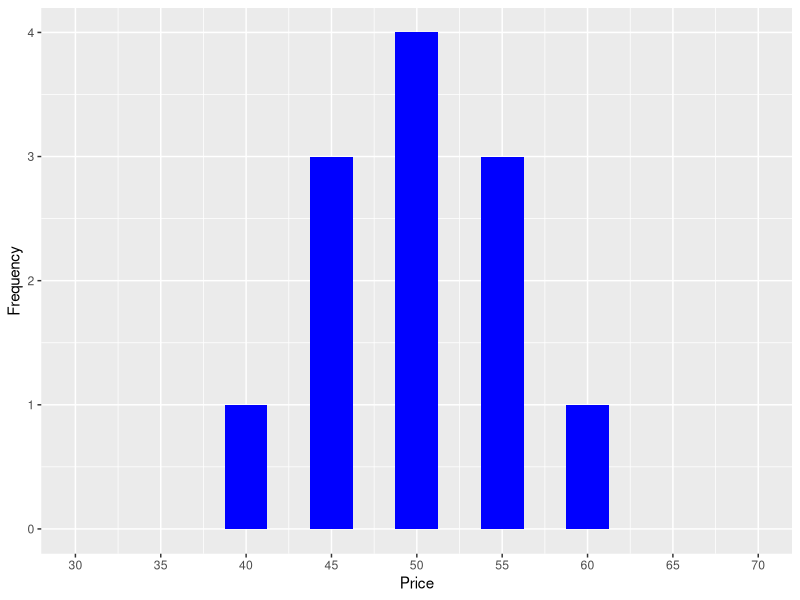
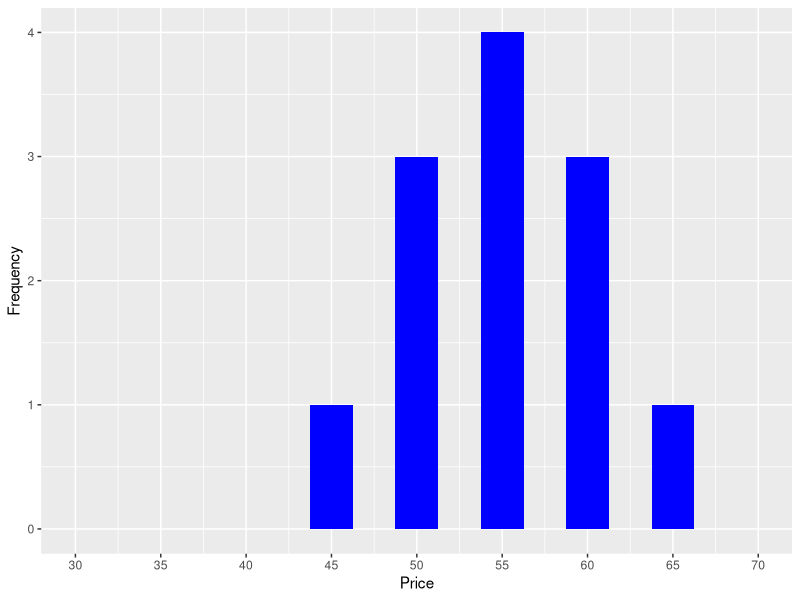
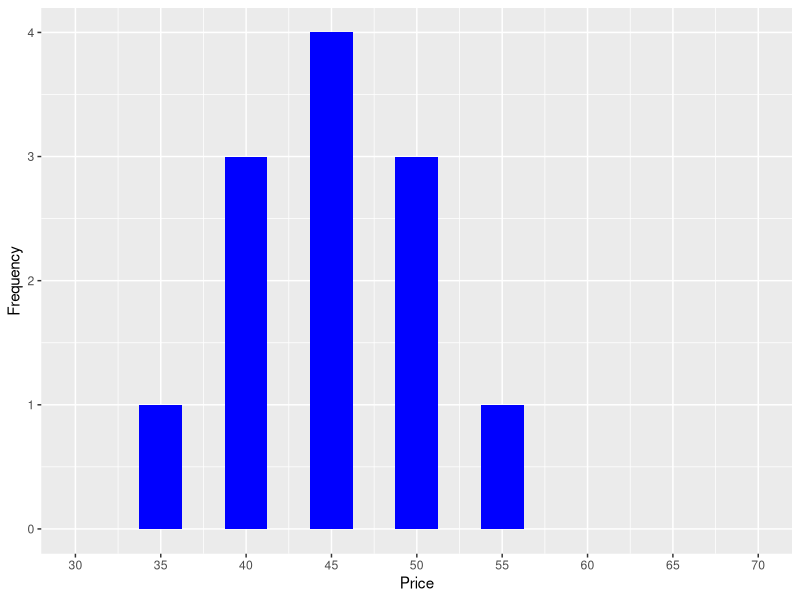

The R source for these figures, in order:
# fig_pricedistribution.R
# Price distributions

library(tidyverse)

x_breaks <- seq(30,70,5)
pdist <- function(prices, color, filename) {
  p2.dist <- tibble(price2=prices)
  p2.plot <- ggplot(p2.dist) + 
    geom_histogram(aes(price2), fill=color, binwidth=2.5) + 
    xlab("Price") + ylab("Frequency") +
    scale_x_continuous(breaks=x_breaks,
                       limits=c(30,70))
  ggsave(filename, plot=p2.plot, width=9, height=9, units="in")
}

# the ones we used in the pilot
#pdist(c(30,50,50,70), "red", "p2_dist1.png")
#pdist(c(50,70,70,90), "red", "p2_dist2.png")
#pdist(c(70,90,90,110), "red", "p2_dist3.png")

# new ones
scenario1 <- c(40,45,45,45,50,50,50,50,55,55,55,60)
scenario2 <- scenario1 + 5
scenario3 <- scenario1 - 5

pdist(scenario1, "blue", "figures/scenario1.png")
pdist(scenario2, "blue", "figures/scenario2.png")
pdist(scenario3, "blue", "figures/scenario3.png")
